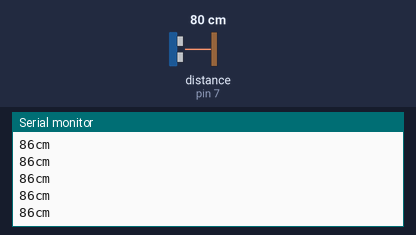
Simulated run of this sketch. Board: Arduino Uno, built with avr-gcc and run on an emulated ATmega328P. Shown: the last lines printed to the serial monitor. Wiring (inferred from the names in the program): ultrasonic range finder: trigger pin 8; echo pin 7. The inputs (shaded band) are chosen by the test bench; at power-on: distance to the obstacle (sensor on pin 7) 80 cm. The echo pulse lasts 58.3 µs per cm.

Above: at 1.2 s.
1.3 s: distance to the obstacle (sensor on pin 7) set to 2 cm
At 1.48 s:
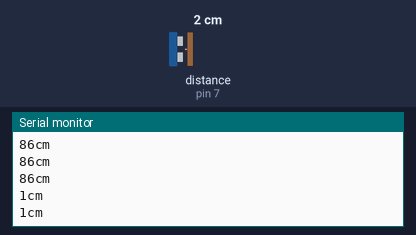
2.8 s: distance to the obstacle (sensor on pin 7) set to 120 cm
At 2.89 s:
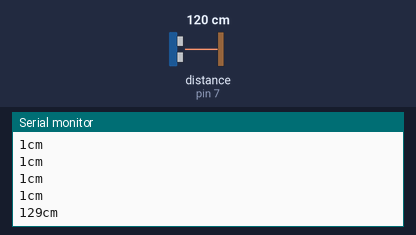
Timing chart, 0 to 5.8 s (numbered marks = the images above; inputs shaded):
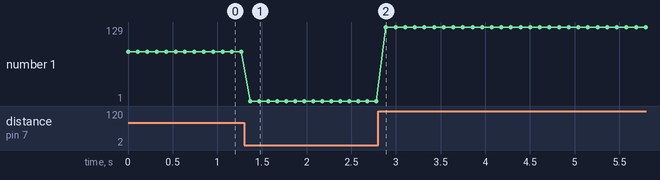

The sketch:

doccambienhongngoai.ino
```cpp
//#define cambien A4
//void setup() {
//pinMode(cambien, INPUT);
//Serial.begin(9600);
//
//}
//
//void loop() {
//  // put your main code here, to run repeatedly:
//  int value = analogRead(cambien);
//Serial.println(value);
//
//}


const int trig = 8;
const int echo = 7;
void setup() {
  // put your setup code here, to run once:
  Serial.begin(9600);
  pinMode(trig,OUTPUT);
  pinMode(echo,INPUT);
}

void loop() {
  // put your main code here, to run repeatedly:
  unsigned long duration;
  int distance;
  digitalWrite(trig,0);
  delayMicroseconds(2);
  digitalWrite(trig,1);

    delayMicroseconds(5);
    digitalWrite(trig,0);

    duration = pulseIn(echo,HIGH);

    distance = int(duration/2/27);
    Serial.print(distance);
    Serial.println("cm");
    delay(100);


}
```

Measured:
- after the input at 1.3 s, the serial monitor: prints a new line after 0.07 s (image 1)
- after the input at 2.8 s, the serial monitor: prints a new line after 0.09 s (image 2)
- plotted number 1: 86 → 1 after the input at 1.3 s, 1 → 129 after the input at 2.8 s
